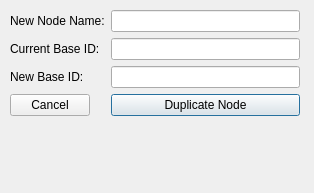
<?xml version="1.0" encoding="UTF-8"?>
<ui version="4.0">
 <class>DBCNodeDuplicateEditor</class>
 <widget class="QDialog" name="DBCNodeDuplicateEditor">
  <property name="geometry">
   <rect>
    <x>0</x>
    <y>0</y>
    <width>314</width>
    <height>193</height>
   </rect>
  </property>
  <property name="windowTitle">
   <string>Dialog</string>
  </property>
  <widget class="QWidget" name="layoutWidget">
   <property name="geometry">
    <rect>
     <x>10</x>
     <y>10</y>
     <width>290</width>
     <height>116</height>
    </rect>
   </property>
   <layout class="QFormLayout" name="formLayout">
    <item row="0" column="0">
     <widget class="QLabel" name="label_2">
      <property name="text">
       <string>New Node Name:</string>
      </property>
     </widget>
    </item>
    <item row="0" column="1">
     <widget class="QLineEdit" name="lineNodeName"/>
    </item>
    <item row="1" column="0">
     <widget class="QLabel" name="label_8">
      <property name="text">
       <string>Current Base ID:</string>
      </property>
     </widget>
    </item>
    <item row="1" column="1">
     <widget class="QLineEdit" name="lineOriginalBaseId"/>
    </item>
    <item row="2" column="0">
     <widget class="QLabel" name="label">
      <property name="text">
       <string>New Base ID:</string>
      </property>
     </widget>
    </item>
    <item row="2" column="1">
     <widget class="QLineEdit" name="lineNewBaseId"/>
    </item>
    <item row="3" column="1">
     <widget class="QPushButton" name="btnDuplicate">
      <property name="text">
       <string>Duplicate Node</string>
      </property>
     </widget>
    </item>
    <item row="3" column="0">
     <widget class="QPushButton" name="btnCancel">
      <property name="text">
       <string>Cancel</string>
      </property>
     </widget>
    </item>
   </layout>
  </widget>
 </widget>
 <resources/>
 <connections/>
</ui>
